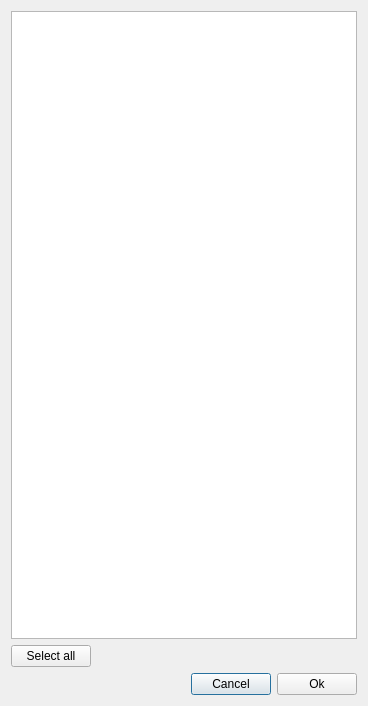
<?xml version="1.0" encoding="UTF-8"?>
<ui version="4.0">
 <class>Dialog</class>
 <widget class="QDialog" name="Dialog">
  <property name="geometry">
   <rect>
    <x>0</x>
    <y>0</y>
    <width>368</width>
    <height>706</height>
   </rect>
  </property>
  <property name="windowTitle">
   <string>Customize channels</string>
  </property>
  <layout class="QGridLayout" name="gridLayout">
   <item row="0" column="0">
    <widget class="QListWidget" name="listWidgetBads">
     <property name="selectionMode">
      <enum>QAbstractItemView::ExtendedSelection</enum>
     </property>
    </widget>
   </item>
   <item row="3" column="0">
    <layout class="QHBoxLayout" name="horizontalLayout">
     <item>
      <spacer name="horizontalSpacer">
       <property name="orientation">
        <enum>Qt::Horizontal</enum>
       </property>
       <property name="sizeHint" stdset="0">
        <size>
         <width>40</width>
         <height>20</height>
        </size>
       </property>
      </spacer>
     </item>
     <item>
      <widget class="QPushButton" name="pushButtonReject">
       <property name="text">
        <string>Cancel</string>
       </property>
      </widget>
     </item>
     <item>
      <widget class="QPushButton" name="pushButtonAccept">
       <property name="text">
        <string>Ok</string>
       </property>
      </widget>
     </item>
    </layout>
   </item>
   <item row="1" column="0">
    <layout class="QHBoxLayout" name="horizontalLayout_2">
     <item>
      <widget class="QPushButton" name="pushButtonSelectAll">
       <property name="text">
        <string>Select all</string>
       </property>
      </widget>
     </item>
     <item>
      <spacer name="horizontalSpacer_2">
       <property name="orientation">
        <enum>Qt::Horizontal</enum>
       </property>
       <property name="sizeHint" stdset="0">
        <size>
         <width>40</width>
         <height>20</height>
        </size>
       </property>
      </spacer>
     </item>
    </layout>
   </item>
  </layout>
 </widget>
 <resources/>
 <connections>
  <connection>
   <sender>pushButtonReject</sender>
   <signal>clicked()</signal>
   <receiver>Dialog</receiver>
   <slot>reject()</slot>
   <hints>
    <hint type="sourcelabel">
     <x>476</x>
     <y>585</y>
    </hint>
    <hint type="destinationlabel">
     <x>260</x>
     <y>584</y>
    </hint>
   </hints>
  </connection>
  <connection>
   <sender>pushButtonAccept</sender>
   <signal>clicked()</signal>
   <receiver>Dialog</receiver>
   <slot>accept()</slot>
   <hints>
    <hint type="sourcelabel">
     <x>537</x>
     <y>581</y>
    </hint>
    <hint type="destinationlabel">
     <x>312</x>
     <y>589</y>
    </hint>
   </hints>
  </connection>
 </connections>
</ui>
